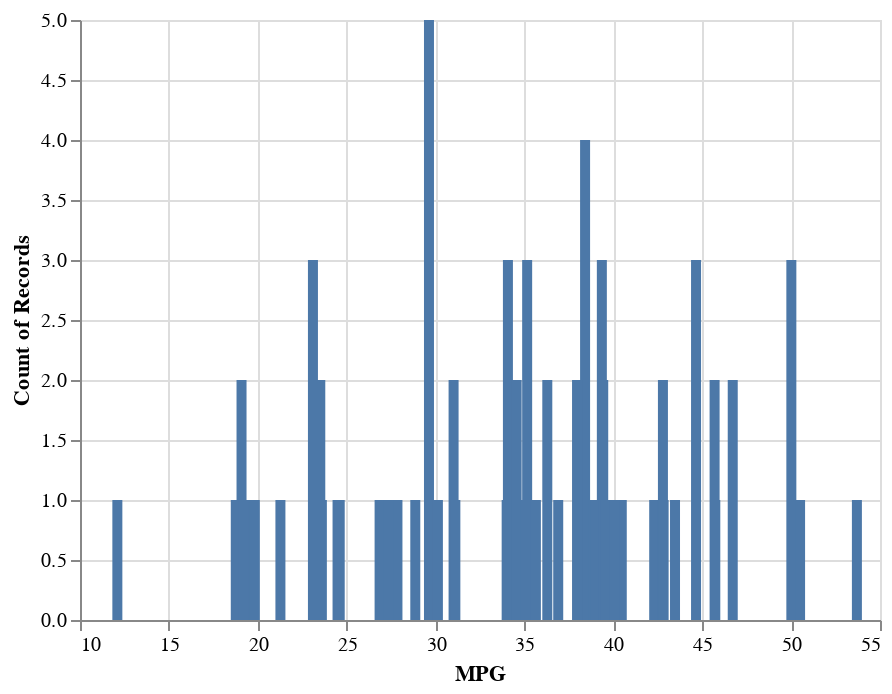

Notebook cell for this chart:
### Code cell
# prompt: Using dataframe Data3: bar

import altair as alt
chart = alt.Chart(Data3).mark_bar().encode(x='MPG', y='count()')
chart

### Figure 1 — Vega-Lite specification as saved in the notebook (floating-point values rounded to 4 significant figures)
{"config": {"view": {"continuousWidth": 400, "continuousHeight": 300}}, "data": {"name": "data-76d8498f84aeddbc0cb6e8b99cd2b851"}, "mark": "bar", "encoding": {"x": {"field": "MPG", "type": "quantitative"}, "y": {"aggregate": "count", "type": "quantitative"}}, "$schema": "https://vega.github.io/schema/vega-lite/v4.17.0.json", "datasets": {"data-76d8498f84aeddbc0cb6e8b99cd2b851": [{"HP": 49, "MPG": 53.7, "VOL": 89, "SP": 104.2, "WT": 28.76}, {"HP": 55, "MPG": 50.01, "VOL": 92, "SP": 105.5, "WT": 30.47}, {"HP": 55, "MPG": 50.01, "VOL": 92, "SP": 105.5, "WT": 30.19}, {"HP": 70, "MPG": 45.7, "VOL": 92, "SP": 113.5, "WT": 30.63}, {"HP": 53, "MPG": 50.5, "VOL": 92, "SP": 104.5, "WT": 29.89}, {"HP": 70, "MPG": 45.7, "VOL": 89, "SP": 113.2, "WT": 29.59}, {"HP": 55, "MPG": 50.01, "VOL": 92, "SP": 105.5, "WT": 30.31}, {"HP": 62, "MPG": 46.72, "VOL": 50, "SP": 102.6, "WT": 15.85}, {"HP": 62, "MPG": 46.72, "VOL": 50, "SP": 102.6, "WT": 16.36}, {"HP": 80, "MPG": 42.3, "VOL": 94, "SP": 115.6, "WT": 30.92}, {"HP": 73, "MPG": 44.65, "VOL": 89, "SP": 111.2, "WT": 29.36}, {"HP": 92, "MPG": 39.35, "VOL": 50, "SP": 117.6, "WT": 15.75}, {"HP": 92, "MPG": 39.35, "VOL": 99, "SP": 122.1, "WT": 32.81}, {"HP": 73, "MPG": 44.65, "VOL": 89, "SP": 111.2, "WT": 29.38}, {"HP": 66, "MPG": 45.73, "VOL": 89, "SP": 108.2, "WT": 29.35}, {"HP": 73, "MPG": 44.65, "VOL": 89, "SP": 111.2, "WT": 29.6}, {"HP": 78, "MPG": 42.79, "VOL": 91, "SP": 114.4, "WT": 29.54}, {"HP": 92, "MPG": 39.35, "VOL": 50, "SP": 117.6, "WT": 16.19}, {"HP": 78, "MPG": 42.79, "VOL": 91, "SP": 114.4, "WT": 29.93}, {"HP": 90, "MPG": 38.9, "VOL": 103, "SP": 118.5, "WT": 33.52}, {"HP": 92, "MPG": 38.41, "VOL": 99, "SP": 119.1, "WT": 32.32}, {"HP": 74, "MPG": 42.83, "VOL": 107, "SP": 110.8, "WT": 34.91}, {"HP": 95, "MPG": 38.31, "VOL": 101, "SP": 120.3, "WT": 32.68}, {"HP": 81, "MPG": 40.47, "VOL": 96, "SP": 113.8, "WT": 31.84}, {"HP": 95, "MPG": 38.31, "VOL": 89, "SP": 119.2, "WT": 28.78}, {"HP": 92, "MPG": 38.41, "VOL": 50, "SP": 114.6, "WT": 16.04}, {"HP": 92, "MPG": 38.41, "VOL": 117, "SP": 120.8, "WT": 38.06}, {"HP": 92, "MPG": 38.41, "VOL": 99, "SP": 119.1, "WT": 32.84}, {"HP": 52, "MPG": 43.47, "VOL": 104, "SP": 99.56, "WT": 34.48}, {"HP": 103, "MPG": 35.4, "VOL": 107, "SP": 121.8, "WT": 35.55}, {"HP": 84, "MPG": 39.43, "VOL": 114, "SP": 113.5, "WT": 37.04}, {"HP": 84, "MPG": 39.43, "VOL": 101, "SP": 112.3, "WT": 33.23}, {"HP": 102, "MPG": 36.29, "VOL": 97, "SP": 119.9, "WT": 31.38}, {"HP": 102, "MPG": 36.29, "VOL": 113, "SP": 121.4, "WT": 37.57}, {"HP": 81, "MPG": 39.53, "VOL": 101, "SP": 111.3, "WT": 32.7}, {"HP": 90, "MPG": 37.96, "VOL": 98, "SP": 115.0, "WT": 31.91}, {"HP": 90, "MPG": 37.96, "VOL": 88, "SP": 114.1, "WT": 28.75}, {"HP": 102, "MPG": 34.07, "VOL": 86, "SP": 116.9, "WT": 27.88}, {"HP": 102, "MPG": 34.07, "VOL": 86, "SP": 116.9, "WT": 28.63}, {"HP": 130, "MPG": 31.01, "VOL": 92, "SP": 128.5, "WT": 30.12}, {"HP": 95, "MPG": 35.15, "VOL": 113, "SP": 116.4, "WT": 37.39}, {"HP": 95, "MPG": 35.15, "VOL": 106, "SP": 115.7, "WT": 35.03}, {"HP": 102, "MPG": 34.07, "VOL": 92, "SP": 117.5, "WT": 30.53}, {"HP": 95, "MPG": 35.15, "VOL": 88, "SP": 114.1, "WT": 28.34}, {"HP": 93, "MPG": 35.64, "VOL": 102, "SP": 114.4, "WT": 33.08}, {"HP": 100, "MPG": 34.56, "VOL": 99, "SP": 117.1, "WT": 32.62}, {"HP": 100, "MPG": 34.56, "VOL": 111, "SP": 118.2, "WT": 36.5}, {"HP": 98, "MPG": 35.05, "VOL": 103, "SP": 116.5, "WT": 33.91}, {"HP": 130, "MPG": 31.01, "VOL": 86, "SP": 127.9, "WT": 28.07}, {"HP": 115, "MPG": 29.63, "VOL": 101, "SP": 118.3, "WT": 33.46}, {"HP": 115, "MPG": 29.63, "VOL": 101, "SP": 118.3, "WT": 33.21}, {"HP": 115, "MPG": 29.63, "VOL": 101, "SP": 118.3, "WT": 33.44}, {"HP": 115, "MPG": 29.63, "VOL": 124, "SP": 120.4, "WT": 40.4}, {"HP": 180, "MPG": 24.49, "VOL": 113, "SP": 143.4, "WT": 37.62}, {"HP": 160, "MPG": 26.85, "VOL": 113, "SP": 135.4, "WT": 37.25}, {"HP": 130, "MPG": 27.86, "VOL": 124, "SP": 126.4, "WT": 40.59}, {"HP": 96, "MPG": 31.11, "VOL": 92, "SP": 110.5, "WT": 30.15}, {"HP": 115, "MPG": 29.63, "VOL": 101, "SP": 118.3, "WT": 32.73}, {"HP": 100, "MPG": 30.13, "VOL": 94, "SP": 112.6, "WT": 30.62}, {"HP": 100, "MPG": 28.86, "VOL": 115, "SP": 115.6, "WT": 37.66}, {"HP": 145, "MPG": 27.35, "VOL": 111, "SP": 130.2, "WT": 36.89}, {"HP": 120, "MPG": 24.61, "VOL": 116, "SP": 117.7, "WT": 37.86}, {"HP": 140, "MPG": 23.52, "VOL": 131, "SP": 126.0, "WT": 43.39}, {"HP": 140, "MPG": 23.52, "VOL": 123, "SP": 125.3, "WT": 40.72}, {"HP": 150, "MPG": 23.61, "VOL": 121, "SP": 128.1, "WT": 40.16}, {"HP": 165, "MPG": 40.05, "VOL": 50, "SP": 126.6, "WT": 15.71}, {"HP": 165, "MPG": 23.1, "VOL": 114, "SP": 132.5, "WT": 37.98}, {"HP": 165, "MPG": 23.1, "VOL": 127, "SP": 133.7, "WT": 41.57}, {"HP": 165, "MPG": 23.1, "VOL": 123, "SP": 133.3, "WT": 40.47}, {"HP": 245, "MPG": 21.27, "VOL": 112, "SP": 158.3, "WT": 37.14}, {"HP": 280, "MPG": 19.68, "VOL": 50, "SP": 164.6, "WT": 15.82}, {"HP": 162, "MPG": 23.2, "VOL": 135, "SP": 133.4, "WT": 44.01}, {"HP": 162, "MPG": 23.2, "VOL": 132, "SP": 133.1, "WT": 43.35}, {"HP": 140, "MPG": 19.09, "VOL": 160, "SP": 124.7, "WT": 53.0}, {"HP": 140, "MPG": 19.09, "VOL": 129, "SP": 121.9, "WT": 42.62}, {"HP": 175, "MPG": 18.76, "VOL": 129, "SP": 132.9, "WT": 42.78}, {"HP": 322, "MPG": 36.9, "VOL": 50, "SP": 169.6, "WT": 16.13}, {"HP": 238, "MPG": 19.2, "VOL": 115, "SP": 150.6, "WT": 37.92}, {"HP": 263, "MPG": 34.0, "VOL": 50, "SP": 151.6, "WT": 15.77}, {"HP": 295, "MPG": 19.83, "VOL": 119, "SP": 167.9, "WT": 39.42}, {"HP": 236, "MPG": 12.1, "VOL": 107, "SP": 139.8, "WT": 34.95}]}}
